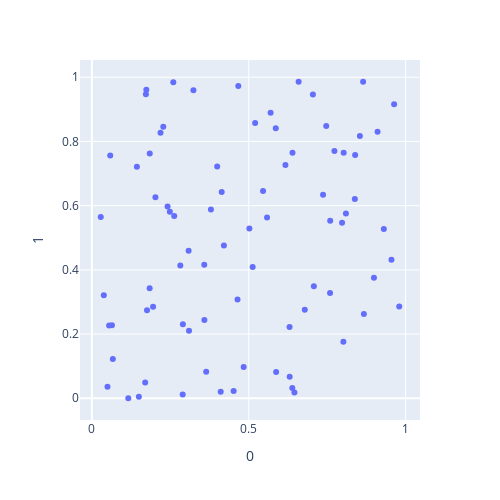

The notebook cell this image was saved under:
### Code cell
G = nx.random_geometric_graph(80, 0.5)

nodes_, nodes_x, nodes_y = [],[],[]
for k, v in dict(G.nodes.data()).items():
    nodes_.append(v["pos"])
    nodes_x.append(v["pos"][0])
    nodes_y.append(v["pos"][1])

distance_matrix1 = dm(nodes_, nodes_).tolist()
px.scatter(pd.DataFrame(nodes_), x=0, y=1, width=500, height=500)
